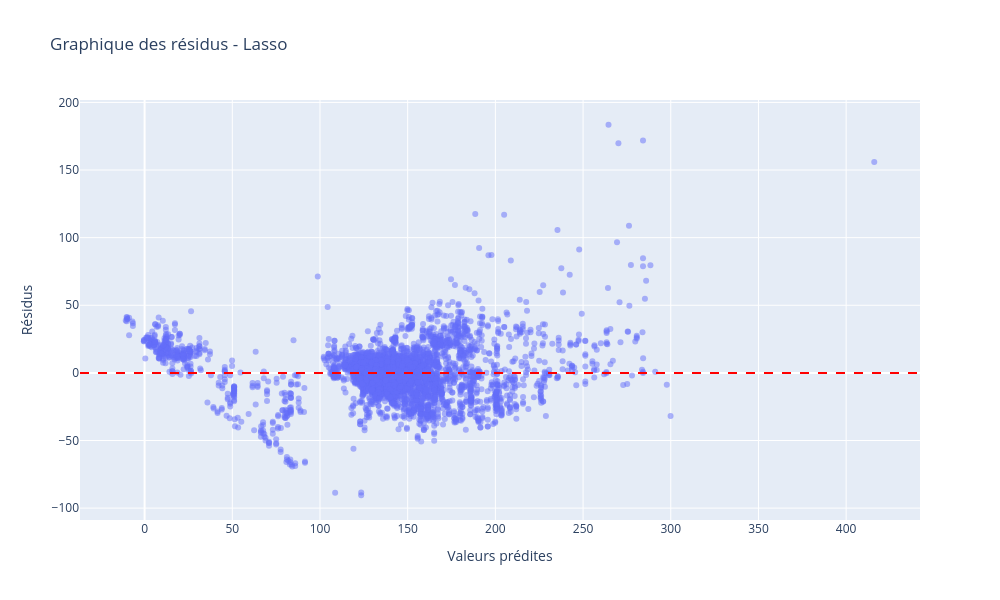

Write notebook code for a chart like this one.
### Markdown cell above
### Graphiques

### Code cell
affichage_residus_plotly(y_test, predictions_lasso, 'Lasso')

### Figure 1 — Plotly figure (JSON) as saved in the notebook; plotly's stock layout.template omitted (floating-point values rounded to 4 significant figures; data arrays with more than 128 entries replaced by an {"elided": "..."} marker saying what was removed)
{"data": [{"marker": {"opacity": 0.5}, "mode": "markers", "name": "Résidus", "type": "scatter", "x": {"elided": "4779 float values"}, "y": {"elided": "4779 float values"}}], "layout": {"height": 600, "shapes": [{"line": {"color": "red", "dash": "dash"}, "type": "line", "x0": 0, "x1": 1, "xref": "x domain", "y0": 0, "y1": 0, "yref": "y"}], "showlegend": false, "title": {"text": "Graphique des résidus - Lasso"}, "width": 1000, "xaxis": {"showgrid": true, "title": {"text": "Valeurs prédites"}}, "yaxis": {"showgrid": true, "title": {"text": "Résidus"}}}}
